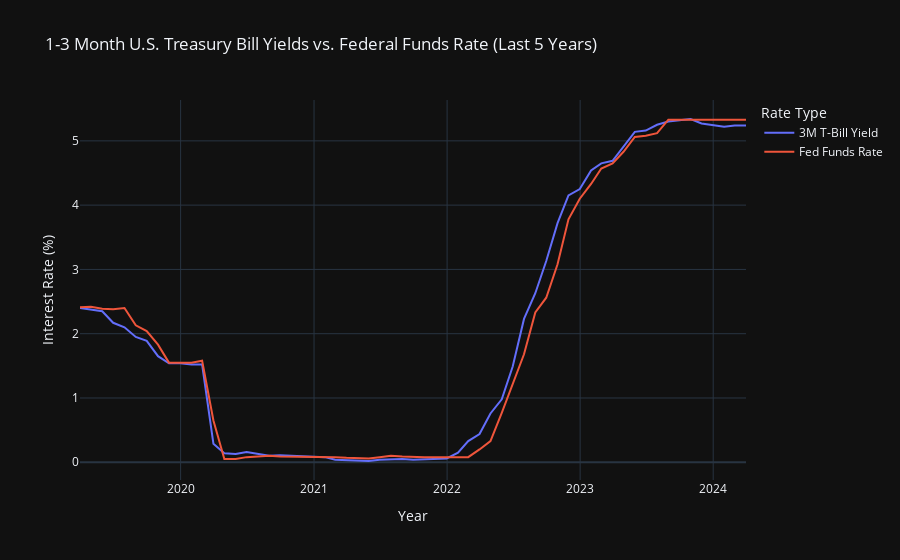

Notebook code cell kept with this figure:
### Markdown cell above
### graph on montly price of  1-3 Month U.S. Treasury Bills (T-Bills) and the interest rates in U.S.

### Code cell
import pandas as pd
import plotly.express as px
from fredapi import Fred
import os
from dotenv import load_dotenv

load_dotenv()

# Replace with your actual FRED API Key
API_KEY = os.getenv('FRED_API_KEY')
fred = Fred(api_key=API_KEY)

# Fetch data from FRED
start_date = "2019-03-01"  # Start 5 years ago
end_date = "2024-03-01"    # End date

# Get 3-Month Treasury Bill Yield (Secondary Market Rate)
t_bill = fred.get_series("TB3MS", start_date, end_date)

# Get Federal Funds Rate
fed_funds = fred.get_series("FEDFUNDS", start_date, end_date)

# Convert to DataFrame and resample monthly
df = pd.DataFrame({"Date": t_bill.index, "3M T-Bill Yield": t_bill, "Fed Funds Rate": fed_funds})
df = df.resample("M", on="Date").mean().reset_index()  # Ensure monthly data

# Create interactive plot using Plotly
fig = px.line(df, x="Date", y=["3M T-Bill Yield", "Fed Funds Rate"],
              labels={"value": "Interest Rate (%)", "variable": "Rate Type"},
              title="1-3 Month U.S. Treasury Bill Yields vs. Federal Funds Rate (Last 5 Years)")

# Customize layout
fig.update_layout(xaxis_title="Year", yaxis_title="Interest Rate (%)", 
                  legend_title="Rate Type", template="plotly_dark")

# Show plot
fig.show()
